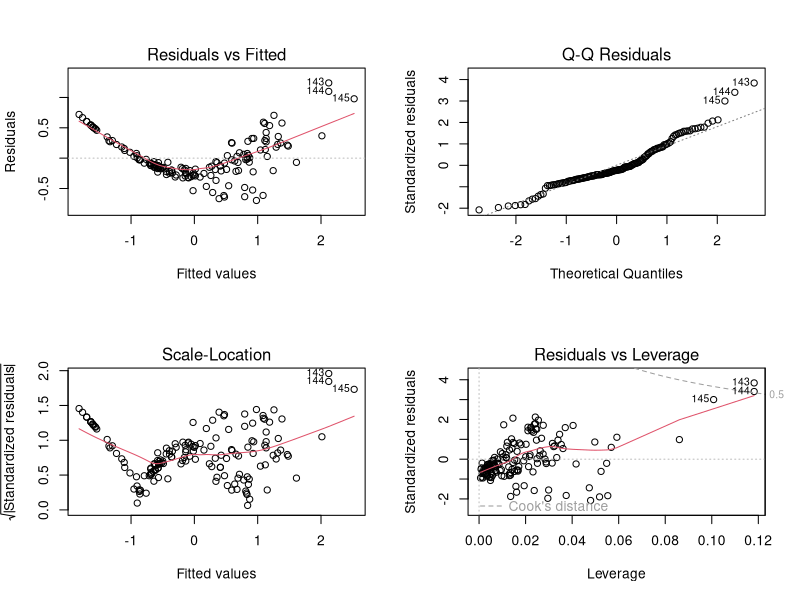
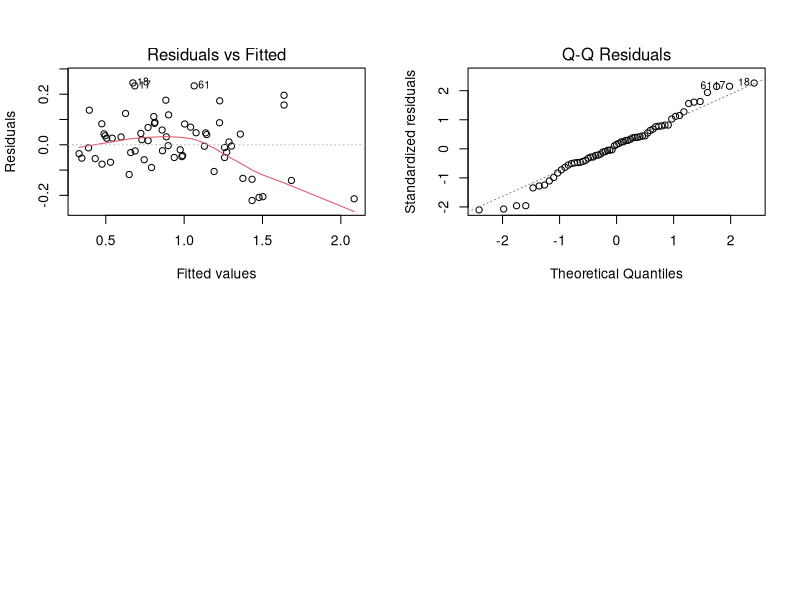

Generate these figures, in order, with R:
## ---- chunk 1
data <- read.csv("cleaned_data_scaled_only_3.csv", fileEncoding="UTF-8-BOM")

## ---- chunk 2

model <- lm(Weight ~ Length1 + Height + Width - 1, data = data)
  
  par(mfrow = c(2, 2))
  plot(model)

## ---- chunk 3

model_transformed <- lm(sqrt(Weight) ~ Length1 + Height + Width - 1, data = data)
  
plot(model_transformed, which = 1)

## ---- chunk 4

model <- lm(Weight ~ Length1 + Height + Width - 1, data = data)
summary(model)
summary(model_transformed)

## ---- chunk 5

plot(model_transformed, which = 2)

